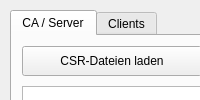
<?xml version="1.0" encoding="UTF-8"?>
<ui version="4.0">
 <class>MainWindow</class>
 <widget class="QMainWindow" name="MainWindow">
  <property name="windowTitle"><string>SSL-Zertifikatsverwaltung</string></property>
  <widget class="QWidget" name="centralwidget">
   <widget class="QTabWidget" name="tabWidget">
    <property name="geometry"><rect><x>10</x><y>10</y><width>780</width><height>500</height></rect></property>
    <widget class="QWidget" name="tab_server">
     <attribute name="title"><string>CA / Server</string></attribute>
     <widget class="QPushButton" name="btnLoadCSRs">
      <property name="text"><string>CSR-Dateien laden</string></property>
      <property name="geometry"><rect><x>10</x><y>10</y><width>180</width><height>30</height></rect></property>
     </widget>
     <widget class="QPushButton" name="btnSignSelected">
      <property name="text"><string>Zertifikat signieren</string></property>
      <property name="geometry"><rect><x>200</x><y>10</y><width>180</width><height>30</height></rect></property>
     </widget>
     <widget class="QTableWidget" name="tableCSRs">
      <property name="geometry"><rect><x>10</x><y>50</y><width>740</width><height>400</height></rect></property>
          <widget class="QPushButton" name="btnExportCert">
      <property name="text"><string>Zertifikat exportieren</string></property>
      <property name="geometry"><rect><x>10</x><y>460</y><width>160</width><height>30</height></rect></property>
     </widget>
     <widget class="QPushButton" name="btnRevoke">
      <property name="text"><string>Sperren</string></property>
      <property name="geometry"><rect><x>180</x><y>460</y><width>100</width><height>30</height></rect></property>
     </widget>
     <widget class="QPushButton" name="btnUnrevoke">
      <property name="text"><string>Freigeben</string></property>
      <property name="geometry"><rect><x>290</x><y>460</y><width>100</width><height>30</height></rect></property>
     </widget>
    </widget>
    </widget>
    <widget class="QWidget" name="tab_clients">
     <attribute name="title"><string>Clients</string></attribute>
     <widget class="QTableWidget" name="tableClients">
      <property name="geometry"><rect><x>10</x><y>10</y><width>740</width><height>440</height></rect></property>
          <widget class="QPushButton" name="btnExportCert">
      <property name="text"><string>Zertifikat exportieren</string></property>
      <property name="geometry"><rect><x>10</x><y>460</y><width>160</width><height>30</height></rect></property>
     </widget>
     <widget class="QPushButton" name="btnRevoke">
      <property name="text"><string>Sperren</string></property>
      <property name="geometry"><rect><x>180</x><y>460</y><width>100</width><height>30</height></rect></property>
     </widget>
     <widget class="QPushButton" name="btnUnrevoke">
      <property name="text"><string>Freigeben</string></property>
      <property name="geometry"><rect><x>290</x><y>460</y><width>100</width><height>30</height></rect></property>
     </widget>
    </widget>
    </widget>
   </widget>
  </widget>
 </widget>
 <resources/>
 <connections/>
</ui>
